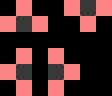

The image is a tile-based game level rendered from a .tmx file. Its description and complete source (layers, tilesets, objects, tile grids) follow:
An orthogonal 7x6 tile map with 16x16 px tiles, 3 tile layers (regions, input_layer1, output_layer3).

<map version="1.5" tiledversion="1.7.2" orientation="orthogonal" renderorder="right-down" width="7" height="6" tilewidth="16" tileheight="16" infinite="0" nextlayerid="4" nextobjectid="1">
 <tileset firstgid="1" source="../../../porthole-tileset.tsx" />
 <layer id="2" name="regions" width="7" height="6">
  <data encoding="csv">
0,1,0,0,1,1,1,
1,1,1,0,0,1,0,
0,0,0,0,0,0,0,
0,1,0,1,0,0,0,
1,1,0,1,1,0,0,
0,1,0,1,0,0,0
</data>
 </layer>
 <layer id="1" name="input_layer1" width="7" height="6">
  <data encoding="csv">
0,33,0,0,33,1,33,
33,1,33,0,0,33,0,
0,0,0,0,0,0,0,
0,33,0,33,0,0,0,
33,1,0,1,33,0,0,
0,33,0,33,0,0,0
</data>
 </layer>
 <layer id="3" name="output_layer3" width="7" height="6">
  <data encoding="csv">
0,0,0,0,0,9,0,
0,10,0,0,0,0,0,
0,0,0,0,0,0,0,
0,0,0,0,0,0,0,
0,42,0,41,0,0,0,
0,0,0,0,0,0,0
</data>
 </layer>
</map>
